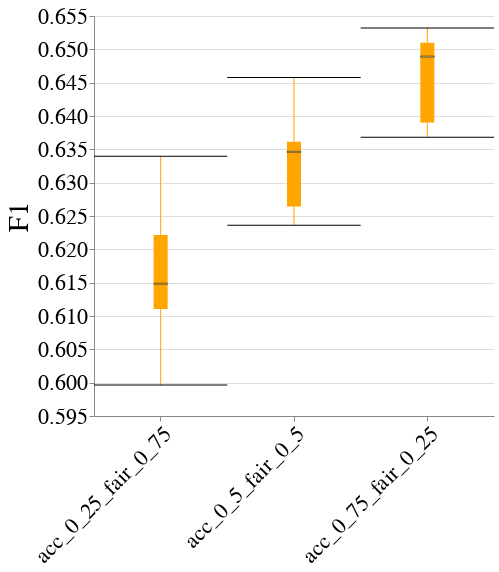

Notebook cell for this chart:
### Code cell
create_box_plot_per_dataset_and_case_study(to_plot=best_lp_metrics_per_exp_config_df,
                                           exp_name=EXP_NAME,
                                           dataset_name=DATASET_NAME,
                                           case_study_name=CASE_STUDY_NAME,
                                           metric_name="F1")

### Figure 1 — Vega-Lite specification as saved in the notebook (floating-point values rounded to 4 significant figures)
{"config": {"view": {"continuousWidth": 400, "continuousHeight": 300, "stroke": null}, "axis": {"labelFontSize": 22, "labelFontWeight": "normal", "titleFontSize": 28, "titleFontWeight": "normal"}, "title": {"fontSize": 28}}, "data": {"name": "data-265b7965f810634ee7d872ea3eedf233"}, "mark": {"type": "boxplot", "color": "orange", "median": {"stroke": "black", "strokeWidth": 0.7}, "ticks": true}, "encoding": {"x": {"axis": {"labelAngle": -45, "labelLimit": 500}, "field": "exp_config_name", "title": null, "type": "nominal"}, "y": {"field": "overall", "scale": {"zero": false}, "title": "F1", "type": "quantitative"}}, "height": 400, "width": 400, "$schema": "https://vega.github.io/schema/vega-lite/v4.17.0.json", "datasets": {"data-265b7965f810634ee7d872ea3eedf233": [{"exp_config_name": "acc_0_25_fair_0_75", "run_num": 1, "logical_pipeline_uuid": "Tm9uZSZOT19GQUlSTkVTU19JTlRFUlZFTlRJT04mZ2FuZGFsZl9jbGY=", "physical_pipeline_uuid": "958a42d4-ae13-4272-ac55-7a7a43adb079", "compound_pp_quality": 0.9037, "metric": "F1", "model_name": "gandalf_clf", "runtime_in_mins": 7.398, "dataset_name": "folk_pubcov", "logical_pipeline_name": "None&NO_FAIRNESS_INTERVENTION&gandalf_clf", "null_imputer_name": "None", "fairness_intervention_name": "NO_FAIRNESS_INTERVENTION", "RAC1P_dis": 0.6186, "RAC1P_priv": 0.6251, "SEX&RAC1P_dis": 0.6296, "SEX&RAC1P_priv": 0.6196, "SEX_dis": 0.6196, "SEX_priv": 0.6252, "overall": 0.6222}, {"exp_config_name": "acc_0_25_fair_0_75", "run_num": 2, "logical_pipeline_uuid": "Tm9uZSZOT19GQUlSTkVTU19JTlRFUlZFTlRJT04mcmZfY2xm", "physical_pipeline_uuid": "71864487-2932-4202-b020-9da6a608e99a", "compound_pp_quality": 0.9003, "metric": "F1", "model_name": "rf_clf", "runtime_in_mins": 0.04963, "dataset_name": "folk_pubcov", "logical_pipeline_name": "None&NO_FAIRNESS_INTERVENTION&rf_clf", "null_imputer_name": "None", "fairness_intervention_name": "NO_FAIRNESS_INTERVENTION", "RAC1P_dis": 0.6221, "RAC1P_priv": 0.6091, "SEX&RAC1P_dis": 0.6193, "SEX&RAC1P_priv": 0.6134, "SEX_dis": 0.6068, "SEX_priv": 0.6246, "overall": 0.6148}, {"exp_config_name": "acc_0_25_fair_0_75", "run_num": 3, "logical_pipeline_uuid": "Tm9uZSZOT19GQUlSTkVTU19JTlRFUlZFTlRJT04mZ2FuZGFsZl9jbGY=", "physical_pipeline_uuid": "ce1b8b63-3c48-45d8-8125-bd9908a4900b", "compound_pp_quality": 0.9069, "metric": "F1", "model_name": "gandalf_clf", "runtime_in_mins": 12.04, "dataset_name": "folk_pubcov", "logical_pipeline_name": "None&NO_FAIRNESS_INTERVENTION&gandalf_clf", "null_imputer_name": "None", "fairness_intervention_name": "NO_FAIRNESS_INTERVENTION", "RAC1P_dis": 0.6432, "RAC1P_priv": 0.6258, "SEX&RAC1P_dis": 0.6624, "SEX&RAC1P_priv": 0.6236, "SEX_dis": 0.6352, "SEX_priv": 0.6324, "overall": 0.634}, {"exp_config_name": "acc_0_25_fair_0_75", "run_num": 4, "logical_pipeline_uuid": "Tm9uZSZOT19GQUlSTkVTU19JTlRFUlZFTlRJT04mZ2FuZGFsZl9jbGY=", "physical_pipeline_uuid": "eac4cda9-7e20-40fa-a54f-d43347287293", "compound_pp_quality": 0.9003, "metric": "F1", "model_name": "gandalf_clf", "runtime_in_mins": 16.79, "dataset_name": "folk_pubcov", "logical_pipeline_name": "None&NO_FAIRNESS_INTERVENTION&gandalf_clf", "null_imputer_name": "None", "fairness_intervention_name": "NO_FAIRNESS_INTERVENTION", "RAC1P_dis": 0.5995, "RAC1P_priv": 0.62, "SEX&RAC1P_dis": 0.622, "SEX&RAC1P_priv": 0.6073, "SEX_dis": 0.6132, "SEX_priv": 0.6084, "overall": 0.6111}, {"exp_config_name": "acc_0_25_fair_0_75", "run_num": 5, "logical_pipeline_uuid": "Tm9uZSZOT19GQUlSTkVTU19JTlRFUlZFTlRJT04mZ2FuZGFsZl9jbGY=", "physical_pipeline_uuid": "e7f4d3df-3543-4479-9e26-a243c1f93bc9", "compound_pp_quality": 0.8996, "metric": "F1", "model_name": "gandalf_clf", "runtime_in_mins": 10.61, "dataset_name": "folk_pubcov", "logical_pipeline_name": "None&NO_FAIRNESS_INTERVENTION&gandalf_clf", "null_imputer_name": "None", "fairness_intervention_name": "NO_FAIRNESS_INTERVENTION", "RAC1P_dis": 0.6033, "RAC1P_priv": 0.5967, "SEX&RAC1P_dis": 0.6249, "SEX&RAC1P_priv": 0.5909, "SEX_dis": 0.6025, "SEX_priv": 0.596, "overall": 0.5997}, {"exp_config_name": "acc_0_5_fair_0_5", "run_num": 1, "logical_pipeline_uuid": "Tm9uZSZOT19GQUlSTkVTU19JTlRFUlZFTlRJT04mZ2FuZGFsZl9jbGY=", "physical_pipeline_uuid": "76cf8f4b-42d2-4828-a382-2a6c20514a6a", "compound_pp_quality": 0.8099, "metric": "F1", "model_name": "gandalf_clf", "runtime_in_mins": 6.951, "dataset_name": "folk_pubcov", "logical_pipeline_name": "None&NO_FAIRNESS_INTERVENTION&gandalf_clf", "null_imputer_name": "None", "fairness_intervention_name": "NO_FAIRNESS_INTERVENTION", "RAC1P_dis": 0.6205, "RAC1P_priv": 0.6263, "SEX&RAC1P_dis": 0.6328, "SEX&RAC1P_priv": 0.6205, "SEX_dis": 0.6224, "SEX_priv": 0.6251, "overall": 0.6236}, {"exp_config_name": "acc_0_5_fair_0_5", "run_num": 2, "logical_pipeline_uuid": "Tm9uZSZOT19GQUlSTkVTU19JTlRFUlZFTlRJT04mbGdibV9jbGY=", "physical_pipeline_uuid": "c9ee8c82-7b34-4c91-afbc-77d176354226", "compound_pp_quality": 0.8061, "metric": "F1", "model_name": "lgbm_clf", "runtime_in_mins": 0.01599, "dataset_name": "folk_pubcov", "logical_pipeline_name": "None&NO_FAIRNESS_INTERVENTION&lgbm_clf", "null_imputer_name": "None", "fairness_intervention_name": "NO_FAIRNESS_INTERVENTION", "RAC1P_dis": 0.6237, "RAC1P_priv": 0.6286, "SEX&RAC1P_dis": 0.6205, "SEX&RAC1P_priv": 0.6283, "SEX_dis": 0.6191, "SEX_priv": 0.6352, "overall": 0.6264}, {"exp_config_name": "acc_0_5_fair_0_5", "run_num": 3, "logical_pipeline_uuid": "Tm9uZSZOT19GQUlSTkVTU19JTlRFUlZFTlRJT04mZ2FuZGFsZl9jbGY=", "physical_pipeline_uuid": "40d036dc-f339-49e6-96e2-8663f56b899b", "compound_pp_quality": 0.8165, "metric": "F1", "model_name": "gandalf_clf", "runtime_in_mins": 11.57, "dataset_name": "folk_pubcov", "logical_pipeline_name": "None&NO_FAIRNESS_INTERVENTION&gandalf_clf", "null_imputer_name": "None", "fairness_intervention_name": "NO_FAIRNESS_INTERVENTION", "RAC1P_dis": 0.6431, "RAC1P_priv": 0.6271, "SEX&RAC1P_dis": 0.6624, "SEX&RAC1P_priv": 0.6245, "SEX_dis": 0.6366, "SEX_priv": 0.6321, "overall": 0.6346}, {"exp_config_name": "acc_0_5_fair_0_5", "run_num": 4, "logical_pipeline_uuid": "Tm9uZSZOT19GQUlSTkVTU19JTlRFUlZFTlRJT04mZ2FuZGFsZl9jbGY=", "physical_pipeline_uuid": "73df4398-3da6-4142-9186-4b8aa8b8768b", "compound_pp_quality": 0.8098, "metric": "F1", "model_name": "gandalf_clf", "runtime_in_mins": 15.61, "dataset_name": "folk_pubcov", "logical_pipeline_name": "None&NO_FAIRNESS_INTERVENTION&gandalf_clf", "null_imputer_name": "None", "fairness_intervention_name": "NO_FAIRNESS_INTERVENTION", "RAC1P_dis": 0.6317, "RAC1P_priv": 0.6396, "SEX&RAC1P_dis": 0.6495, "SEX&RAC1P_priv": 0.6315, "SEX_dis": 0.6354, "SEX_priv": 0.637, "overall": 0.6361}, {"exp_config_name": "acc_0_5_fair_0_5", "run_num": 5, "logical_pipeline_uuid": "Tm9uZSZOT19GQUlSTkVTU19JTlRFUlZFTlRJT04mZ2FuZGFsZl9jbGY=", "physical_pipeline_uuid": "62462e31-ce70-492f-aea5-6e2a7a34b420", "compound_pp_quality": 0.8179, "metric": "F1", "model_name": "gandalf_clf", "runtime_in_mins": 12.73, "dataset_name": "folk_pubcov", "logical_pipeline_name": "None&NO_FAIRNESS_INTERVENTION&gandalf_clf", "null_imputer_name": "None", "fairness_intervention_name": "NO_FAIRNESS_INTERVENTION", "RAC1P_dis": 0.657, "RAC1P_priv": 0.6366, "SEX&RAC1P_dis": 0.6725, "SEX&RAC1P_priv": 0.6367, "SEX_dis": 0.6439, "SEX_priv": 0.6481, "overall": 0.6458}, {"exp_config_name": "acc_0_75_fair_0_25", "run_num": 1, "logical_pipeline_uuid": "Tm9uZSZOT19GQUlSTkVTU19JTlRFUlZFTlRJT04mZ2FuZGFsZl9jbGY=", "physical_pipeline_uuid": "29b1f677-8500-4f01-82b9-e83f900f3a3d", "compound_pp_quality": 0.7218, "metric": "F1", "model_name": "gandalf_clf", "runtime_in_mins": 7.219, "dataset_name": "folk_pubcov", "logical_pipeline_name": "None&NO_FAIRNESS_INTERVENTION&gandalf_clf", "null_imputer_name": "None", "fairness_intervention_name": "NO_FAIRNESS_INTERVENTION", "RAC1P_dis": 0.6434, "RAC1P_priv": 0.6311, "SEX&RAC1P_dis": 0.6481, "SEX&RAC1P_priv": 0.633, "SEX_dis": 0.6279, "SEX_priv": 0.6473, "overall": 0.6368}, {"exp_config_name": "acc_0_75_fair_0_25", "run_num": 2, "logical_pipeline_uuid": "Tm9uZSZOT19GQUlSTkVTU19JTlRFUlZFTlRJT04mZ2FuZGFsZl9jbGY=", "physical_pipeline_uuid": "d4af35ab-b5ca-436a-9ab2-e6aa79af6e9f", "compound_pp_quality": 0.7275, "metric": "F1", "model_name": "gandalf_clf", "runtime_in_mins": 13.37, "dataset_name": "folk_pubcov", "logical_pipeline_name": "None&NO_FAIRNESS_INTERVENTION&gandalf_clf", "null_imputer_name": "None", "fairness_intervention_name": "NO_FAIRNESS_INTERVENTION", "RAC1P_dis": 0.6611, "RAC1P_priv": 0.6467, "SEX&RAC1P_dis": 0.6548, "SEX&RAC1P_priv": 0.6527, "SEX_dis": 0.6515, "SEX_priv": 0.6552, "overall": 0.6532}, {"exp_config_name": "acc_0_75_fair_0_25", "run_num": 3, "logical_pipeline_uuid": "Tm9uZSZOT19GQUlSTkVTU19JTlRFUlZFTlRJT04mZ2FuZGFsZl9jbGY=", "physical_pipeline_uuid": "3e79a58b-44c9-45a2-8dc6-5725535f4bd7", "compound_pp_quality": 0.7264, "metric": "F1", "model_name": "gandalf_clf", "runtime_in_mins": 14.21, "dataset_name": "folk_pubcov", "logical_pipeline_name": "None&NO_FAIRNESS_INTERVENTION&gandalf_clf", "null_imputer_name": "None", "fairness_intervention_name": "NO_FAIRNESS_INTERVENTION", "RAC1P_dis": 0.6432, "RAC1P_priv": 0.6354, "SEX&RAC1P_dis": 0.6484, "SEX&RAC1P_priv": 0.6357, "SEX_dis": 0.6296, "SEX_priv": 0.6508, "overall": 0.639}, {"exp_config_name": "acc_0_75_fair_0_25", "run_num": 4, "logical_pipeline_uuid": "Tm9uZSZOT19GQUlSTkVTU19JTlRFUlZFTlRJT04mZ2FuZGFsZl9jbGY=", "physical_pipeline_uuid": "8e2b1ba1-d1b0-4c89-bc8d-d7db1997ff3e", "compound_pp_quality": 0.7321, "metric": "F1", "model_name": "gandalf_clf", "runtime_in_mins": 10.33, "dataset_name": "folk_pubcov", "logical_pipeline_name": "None&NO_FAIRNESS_INTERVENTION&gandalf_clf", "null_imputer_name": "None", "fairness_intervention_name": "NO_FAIRNESS_INTERVENTION", "RAC1P_dis": 0.6521, "RAC1P_priv": 0.6464, "SEX&RAC1P_dis": 0.6677, "SEX&RAC1P_priv": 0.6424, "SEX_dis": 0.6462, "SEX_priv": 0.6523, "overall": 0.6489}, {"exp_config_name": "acc_0_75_fair_0_25", "run_num": 5, "logical_pipeline_uuid": "Tm9uZSZOT19GQUlSTkVTU19JTlRFUlZFTlRJT04mZ2FuZGFsZl9jbGY=", "physical_pipeline_uuid": "68bd4be6-838e-4843-929f-0d7464c89b53", "compound_pp_quality": 0.7306, "metric": "F1", "model_name": "gandalf_clf", "runtime_in_mins": 10.66, "dataset_name": "folk_pubcov", "logical_pipeline_name": "None&NO_FAIRNESS_INTERVENTION&gandalf_clf", "null_imputer_name": "None", "fairness_intervention_name": "NO_FAIRNESS_INTERVENTION", "RAC1P_dis": 0.6653, "RAC1P_priv": 0.639, "SEX&RAC1P_dis": 0.6789, "SEX&RAC1P_priv": 0.6415, "SEX_dis": 0.6468, "SEX_priv": 0.6561, "overall": 0.651}]}}
